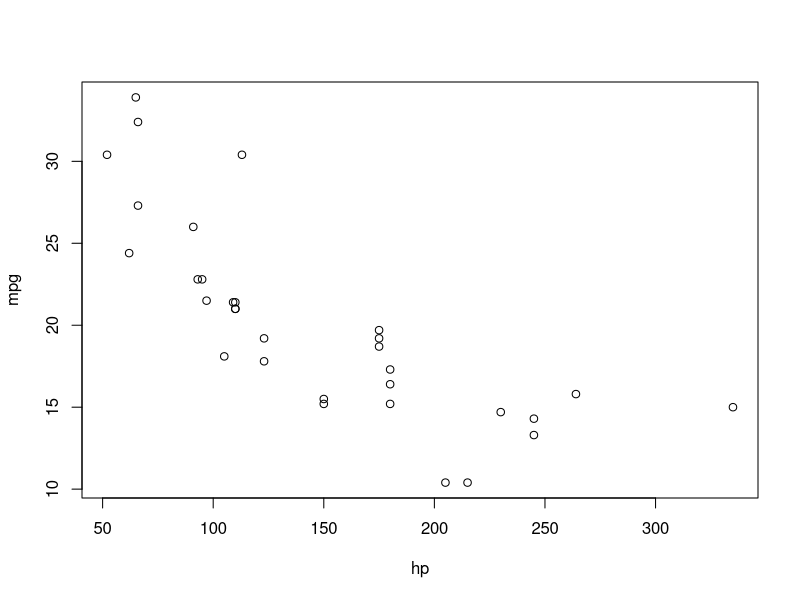

Reproduce this figure in R. (Note: this script raises an error after producing the figure.)
## ---- chunk 1
knitr::opts_chunk$set(echo = TRUE)
## ---- chunk 2
15+25
4^4
## ---- chunk 3
data()
## ---- chunk 4
data(mtcars)
mtcars
?mtcars
?names
names(mtcars)
summary(mtcars)
## ---- chunk 5
plot(mpg ~ hp, mtcars)
## ---- chunk 6
activatePkgs('car')
scatterplot(mpg~hp, reg.line=lm, smooth=FALSE, spread=FALSE, boxplots=FALSE, span=0.5, ellipse=FALSE, data=mtcars)
## ---- chunk 7
scatterplot(mpg~hp
            , reg.line=lm
            , smooth=FALSE
            , spread=FALSE
            , boxplots=FALSE
            , span=0.5
            , ellipse=FALSE
            , data=mtcars
            , main = 'From course reading material'
            )

scatterplot(mpg~hp
            , reg.line=lm
            # , smooth=FALSE
            , spread=FALSE
            , boxplots=FALSE
            , span=0.5
            , ellipse=FALSE
            , data=mtcars
            , main = 'Silenced `smooth = FALSE`'
            )

scatterplot(mpg~hp
            , reg.line=lm
            # , smooth=FALSE
            # , spread=FALSE
            , boxplots=FALSE
            , span=0.5
            , ellipse=FALSE
            , data=mtcars
            , main = 'Silenced `spread = FALSE`'
            )

scatterplot(mpg~hp
            , reg.line=lm
            # , smooth=FALSE
            # , spread=FALSE
            # , boxplots=FALSE
            , span=0.5
            , ellipse=FALSE
            , data=mtcars
            , main = 'Silenced `boxplots = FALSE`'
            )

scatterplot(mpg~hp
            , reg.line=lm
            # , smooth=FALSE
            # , spread=FALSE
            # , boxplots=FALSE
            # , span=0.5
            , ellipse=FALSE
            , data=mtcars
            , main = 'Silenced `span = 0.5`'
            )

scatterplot(mpg~hp
            , reg.line=lm
            # , smooth=FALSE
            # , spread=FALSE
            # , boxplots=FALSE
            # , span=0.5
            # , ellipse=FALSE
            , data=mtcars
            , main = 'Silenced `ellipse = FALSE`'
            )
## ---- chunk 8
scatterplot(mpg~hp
            , reg.line=lm
            , smooth=FALSE
            , spread=FALSE
            , boxplots=FALSE
            , span=0.5
            , ellipse=FALSE
            , data=mtcars
            , main = 'From course reading material'
            )

scatterplot(mpg~hp
            , reg.line=lm
            , smooth=FALSE
            , spread=TRUE
            , boxplots=FALSE
            , span=0.5
            , ellipse=FALSE
            , data=mtcars
            , main = 'Set `spread = TRUE`'
            )

scatterplot(mpg~hp
            , reg.line=lm
            , smooth=FALSE
            , spread=TRUE
            , boxplots=FALSE
            , span=5
            , ellipse=FALSE
            , data=mtcars
            , main = 'Set `span = 5`'
            )

scatterplot(mpg~hp
            , reg.line=lm
            , smooth=FALSE
            , spread=TRUE
            , boxplots=FALSE
            , span=5
            , ellipse=TRUE
            , data=mtcars
            , main = 'Set `ellipse = TRUE`'
            )
## ---- chunk 9
?scatterplot
scatterplot(mpg~hp
            , reg.line=lm
            , smooth=FALSE
            , spread=FALSE
            , boxplots=FALSE
            , span=0.5
            , ellipse=FALSE
            , data=mtcars
            , main = 'From course reading material'
            )

scatterplot(mpg~hp
            , reg.line=lm
            # , smooth=FALSE
            , spread=FALSE
            , boxplots=FALSE
            , span=0.5
            , ellipse=FALSE
            , data=mtcars
            , main = 'Silenced `smooth = FALSE`'
            )

scatterplot(mpg~hp
            , reg.line=lm
            # , smooth=FALSE
            , spread=TRUE
            , boxplots=FALSE
            , span=0.5
            , ellipse=FALSE
            , data=mtcars
            , main = 'Set `spread = TRUE`'
            )
